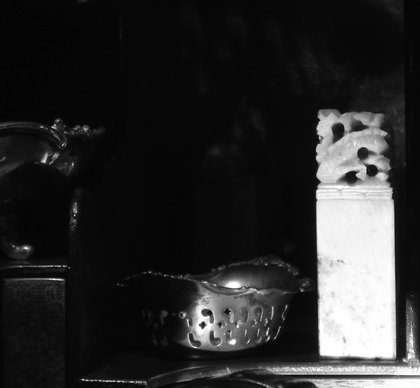
%> input picture PROJECT_6/hidden-horse.tif, 420 x 388 px, shrunk from 1040 x 960 before the run
$ octave PEDRO_MATIAS_PROJECT_6.m   (GNU Octave 9; MATLAB toolbox functions it lacks are replaced by stand-ins)
%> lines starting %> are read from the running program, lines starting %| are printed output that depends on the picture
### PROJECT_6/imagehist4e.m
function h = imagehist4e(f,mode)
%IMAGEHIST4E Histograma de uma imagem em tons de cinza
%   Processa o histograma de uma imagem , f, de 256 niveis de cinza,
%   cujas as intensidades são não-negativas.
%   Se mode='n' o histograma deve ser normalizado
%   Se mode='u' deve ser desnormalizado.
%   f = imagem #1; mode = normalização #2.

% Pegando as dimensões da imagem
[M,N] = size(f);
h = zeros(1,256);

for x = 1:M % Varredura vertical
    for y = 1:N % Varredura horizontal
        % Pega o valor da intensidade do pixel atual
        r = f(x,y)  + 1;
        % Incrementa no bin da intensidade correspondente. Do 1 ate
        % 256
        h(r) = h(r) + 1;
    end
end
switch mode
    case 'n' % Hist. Normalizado

        h = h/(M*N);
% [5 lines of commented-out code are left out]


    case 'u' % Hist. Não Normalizado

% [5 lines of commented-out code are left out]


    otherwise
        warning('modo não definido, somente Normalized (n) ou unnormalized (u)')

end

### PROJECT_6/histEqual4e.m
function [g] = histEqual4e(f)
%HISTEQUAL4E Executa a equalização do histograma em uma imagem de
% entrada de 8 bits, f
%   f = imagem MxN #1
%   Os  níveis  de  cinza  para  a  imagem  original  f
%   e  para  a  imagem  equalizada  g  são representados por rk
%   e sk, respectivamente, com o 0≤k≤L-11

% Calculo do histograma da imagem a ser equalizada
p = imagehist4e(f,'n'); %normalizado
L = 256;
s = zeros(1,L-1);
for k= 1:L
    % arredondar valor para o nível de cinza mais próximo
    s(k) = round((L-1)*sum(p(1:k)));
end

[M,N] = size(f);
g = zeros(M,N);

for x = 1:M
    for y = 1:N
        %obter a imagem final equalizada
        g(x,y) = s(f(x,y)+1);
    end
end
imagehist4e(g,'n');

### PROJECT_6/PEDRO_MATIAS_PROJECT_6.m
%% TESTE DE EQUALIZAÇÃO DE HISTOGRAMA

% Lendo as imagemns de teste
f1 = imread('hidden-horse.tif');
%> f1 is the input picture: size 388x420 uint8; min 0, max 255, mean 42.7
f2 = imread('spillway-dark.tif');
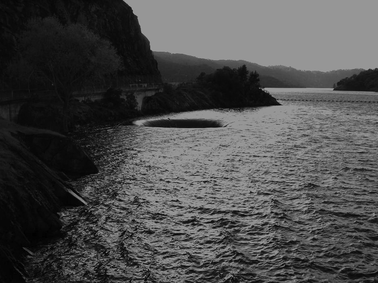
%> input picture PROJECT_6/spillway-dark.tif, 378 x 283 px, shrunk from 936 x 700 before the run
%> f2 is the input picture: size 283x378 uint8; min 0, max 167, mean 75.9

% Equalização
g1 = histEqual4e(f1);
%> after the loop in imagehist4e, `for x = 1:M`: h = 256 values, max 19449 at index 9, min 0 at index 256, mean 636.6
%> in imagehist4e, `h = h/(M*N);`: h = 256 values, max 0.119 at index 9, min 0 at index 256, mean 0.00391
%> in histEqual4e, `p = imagehist4e(f,'n');`: p has the same summary as h in imagehist4e
%> after the loop in histEqual4e, `for k= 1:L`: s = 256 values from 0 to 255
%> after the loop in histEqual4e, `for x = 1:M`:
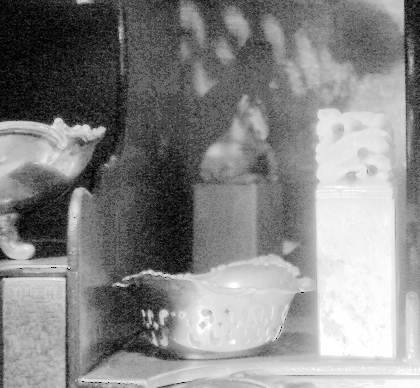
%> g: size 388x420 double; min 0, max 255, mean 134.4
g2 = histEqual4e(f2);
%> in histEqual4e (call 2), `p = imagehist4e(f,'n');`: p = 256 values, max 0.143 at index 151, min 0 at index 167, mean 0.00391
%> after the loop in histEqual4e (call 2), `for x = 1:M`:
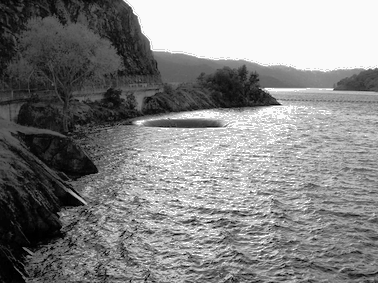
%> g: size 283x378 double; min 0, max 255, mean 131.1

% Histogramas normalizados
p11 = imagehist4e(f1,'n');
%> p11 has the same summary as h in imagehist4e
p21 = imagehist4e(f2,'n');
%> p21 has the same summary as p in histEqual4e
p12 = imagehist4e(g1,'n');
%> p12 = 256 values, max 0.119 at index 102, min 0 at index 2, mean 0.00391
p22 = imagehist4e(g2,'n');
%> p22 = 256 values, max 0.143 at index 251, min 0 at index 3, mean 0.00391

%
figure;
subplot(2,2,1); imshow(f1,[],'Border','tight'); title('Imagem original - hidden-horse.tif');
subplot(2,2,2); imshow(g1,[],'Border','tight'); title('Imagem equalizada - hidden-horse.tif');
subplot(2,2,3);bar(p11,0.5);ylabel('p(r_k)');xlabel('r_k');
        legend('n_k/MN');title('Histograma original - hidden-horse.tif');

subplot(2,2,4); bar(p12,0.5);
        title('p(r_k) = n_k versus r_k ');ylabel('p(r_k)');xlabel('r_k');
        legend('n_k/MN'); title('Histograma equalizada - hidden-horse.tif');
%> after `title('Histograma equalizada - hidden-horse.tif')`:
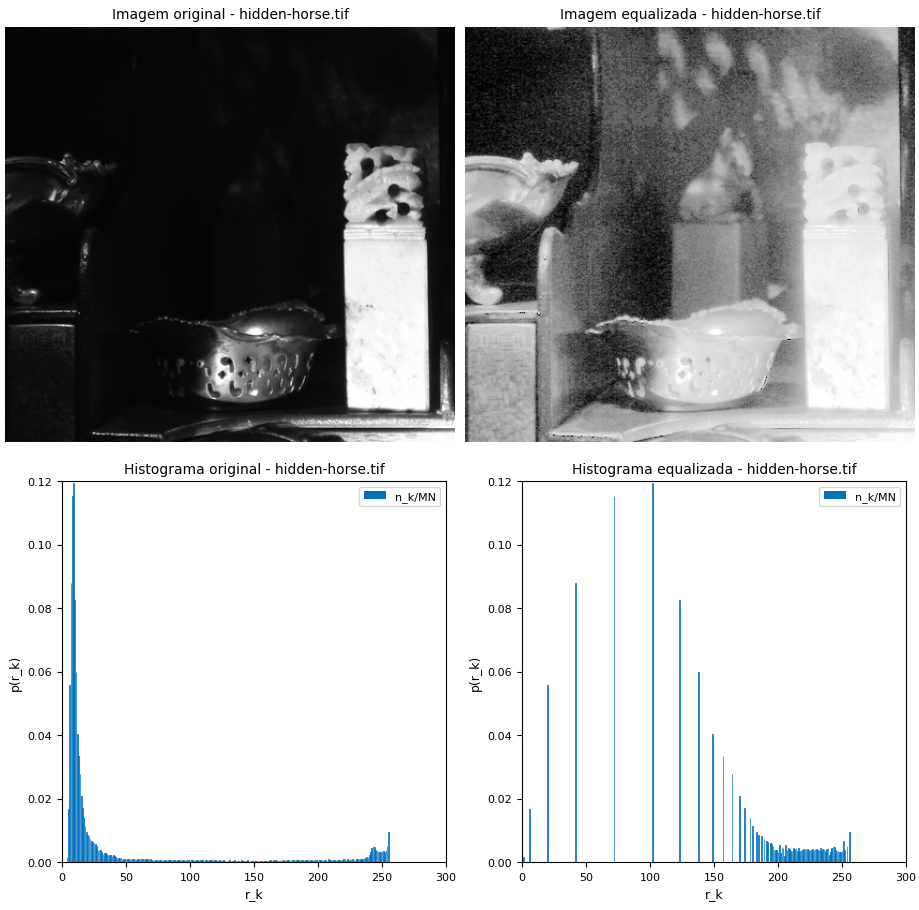
%> figure redrawn from the program's plot data, 4 panels


figure;
subplot(2,2,1); imshow(f2,[], 'Border','tight'); title('Imagem original - spillway-dark.tif');
subplot(2,2,2); imshow(g2,[], 'Border','tight'); title('Imagem equalizada - spillway-dark.tif');
subplot(2,2,3); bar(p21,0.5);
        title('p(r_k) = n_k versus r_k ');ylabel('p(r_k)');xlabel('r_k');
        legend('n_k/MN'); title('Histograma original - spillway-dark.tif');

subplot(2,2,4);  bar(p22,0.5);
        title('p(r_k) = n_k versus r_k ');ylabel('p(r_k)');xlabel('r_k');
        legend('n_k/MN'); title('Histograma equalizada - spillway-dark.tif');
%> after `title('Histograma equalizada - spillway-dark.tif')`:
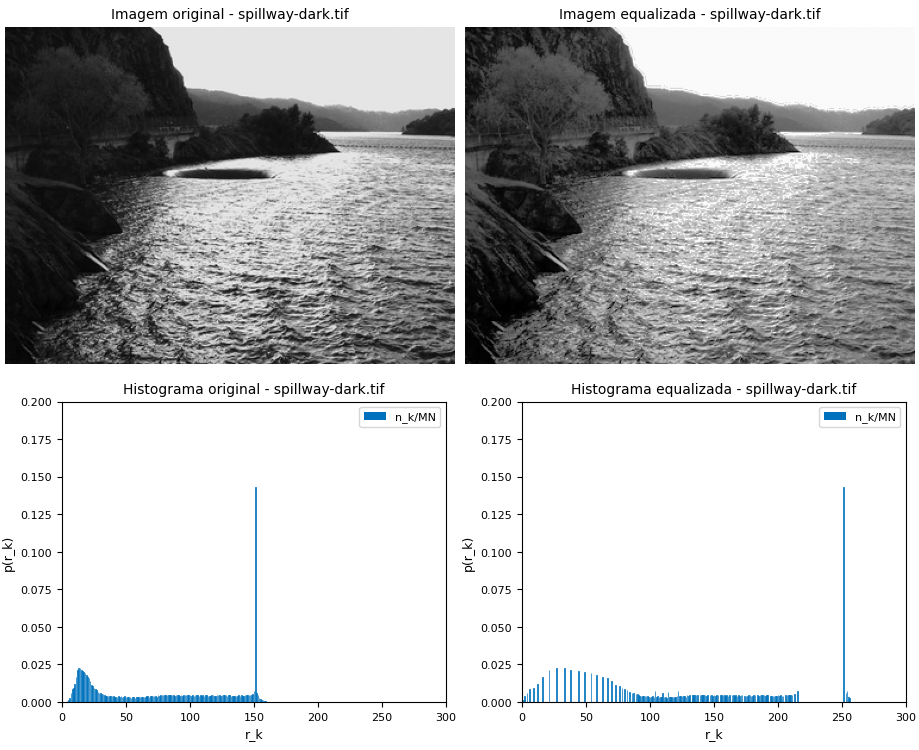
%> figure redrawn from the program's plot data, 4 panels

%  Analisando os resultados pelas imagens 1 e 2 concluímos que os resultados
%  foram satisfatórios, como equalização é apenas uma ferramenta para aumento
%  do contraste nenhuma intensidade foi criada no processo, também os
%  histogramas obtidos não perfeitamente uniformes.
%  Contudo o resultado permitiu notar significativos detalhes,
%  demonstrando que essa técnica é útil para o realce do contraste
